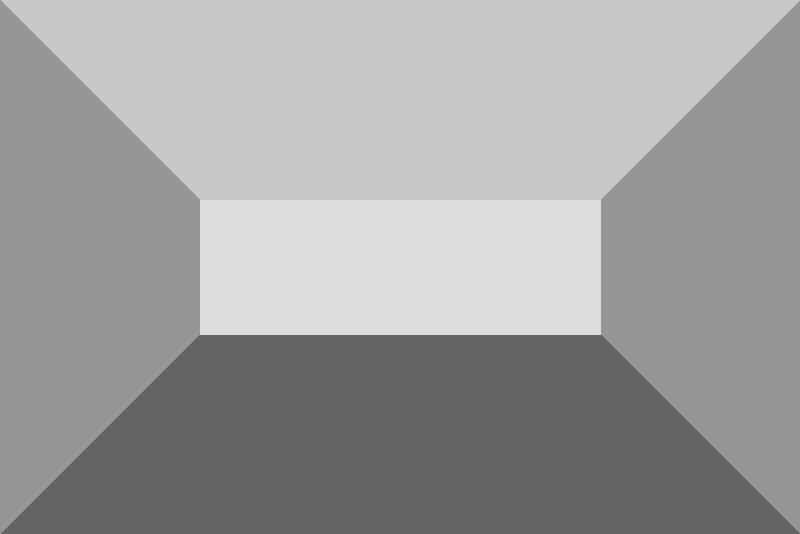
#> input picture tests/fixtures/gen/indoor.jpg, 800 x 534 px, found by its file name
$ python run_smoke.py
#> lines starting #> are read from the running program, lines starting #| are printed output that depends on the picture
### v1/src/core/math_engine.py
import numpy as np


class TransformEngine:
    """
    The core mathematical graphics engine for 3D View Synthesis.
    All transformations are strictly built using NumPy linear algebra operations.
    """

    def __init__(self, width: int, height: int, fov_deg: float = 60.0):
        self.width = width
        self.height = height

        self.cx = (width - 1) / 2.0
        self.cy = (height - 1) / 2.0

        fov_rad = np.radians(fov_deg)
        self.fx = (width / 2.0) / np.tan(fov_rad / 2.0)
        self.fy = self.fx

    @property
    def K(self):
        return np.array([[self.fx, 0, self.cx], [0, self.fy, self.cy], [0, 0, 1]], dtype=np.float32)

    @property
    def K_inv(self):
        # We can optimize inversion since K is triangular
        return np.array(
            [
                [1.0 / self.fx, 0, -self.cx / self.fx],
                [0, 1.0 / self.fy, -self.cy / self.fy],
                [0, 0, 1.0],
            ],
            dtype=np.float32,
        )

    def disparity_to_depth(
        self, d: np.ndarray, z_near: float = 1.0, z_far: float = 4.0
    ) -> np.ndarray:
        """
        Converts normalized disparity (d in [0, 1]) to depth Z.
        Input: d (H, W) array
        Output: Z (H, W) array
        """
        return z_near + (1.0 - d) * (z_far - z_near)

    def unproject_to_3d(self, depth_map: np.ndarray) -> np.ndarray:
        """
        Maps the 2D pixels and Z-depth into a 3D Point Cloud.
        Mathematical Formula: [X, Y, Z]^T = Z * K^-1 * [u, v, 1]^T
        Inputs: depth_map (H, W)
        Outputs: (N, 3) matrix
        """
        H, W = depth_map.shape
        u = np.arange(W)
        v = np.arange(H)
        uu, vv = np.meshgrid(u, v)

        uu_f = uu.flatten().astype(np.float32)
        vv_f = vv.flatten().astype(np.float32)
        zz = depth_map.flatten().astype(np.float32)

        ones = np.ones_like(uu_f)
        uv1 = np.vstack((uu_f, vv_f, ones)).T  # (N, 3)

        normalized_rays = uv1 @ self.K_inv.T
        point_cloud = normalized_rays * zz[:, np.newaxis]
        return point_cloud.astype(np.float32)

    # [46 lines left out: functions get_rotation_matrix, apply_transform, build_homogeneous_transform, not called in this run]

    def project_to_2d(
        self,
        P: np.ndarray,
        colors: np.ndarray,
        z_clip: float = 1e-3,
        splat_gain: float = 1.0,
        s_max: int = 1,
        stride: int = 1,
        Z_ref: float | None = None,
        edge_tau: float = 0.05,
        Z_map_original: np.ndarray | None = None,
        z_near: float = 1.0,
        edge_mode: str = "demote",
    ) -> tuple:
        H, W = self.height, self.width

        edge_flag: np.ndarray | None = None
        if edge_tau is not None and Z_map_original is not None:
            dZ_dx = np.zeros_like(Z_map_original)
            dZ_dy = np.zeros_like(Z_map_original)
            dZ_dx[:, :-1] = np.abs(Z_map_original[:, 1:] - Z_map_original[:, :-1])
            dZ_dy[:-1, :] = np.abs(Z_map_original[1:, :] - Z_map_original[:-1, :])
            g = np.maximum(dZ_dx, dZ_dy) / (Z_map_original + 1e-8)

            mask = (g >= edge_tau).flatten()
            if edge_mode == "drop":
                valid_edges = ~mask
                P = P[valid_edges]
                colors = colors[valid_edges]
            else:
                edge_flag = mask

        Z = P[:, 2]
        valid_z = Z > z_clip
        P = P[valid_z]
        colors = colors[valid_z]
        Z = Z[valid_z]
        if edge_flag is not None:
            edge_flag = edge_flag[valid_z]

        uvw = P @ self.K.T
        u = uvw[:, 0] / Z
        v = uvw[:, 1] / Z

        return self._render_points(
            u, v, Z, colors, H, W, splat_gain, s_max, stride, Z_ref, edge_flag
        )

    # [42 lines left out: function project_orthographic, not called in this run]

    def _render_points(
        self,
        u: np.ndarray,
        v: np.ndarray,
        Z: np.ndarray,
        colors: np.ndarray,
        H: int,
        W: int,
        splat_gain: float,
        s_max: int,
        stride: int,
        Z_ref: float | None,
        edge_flag: np.ndarray | None = None,
    ) -> tuple:
        """
        Vectorized sub-routine for Z-buffering and 2-Pass Fill-Only Adaptive Splatting.
        Quantization logic replaces lexsort with stable single-key argsort for massive perf gains.
        Quantization error bound: (z_max - z_min) / 65535 ~ 4.5e-5 for a depth range of 3.
        """
        if Z_ref is None:
            if len(Z) > 0:
                Z_ref = float(np.median(Z))
            else:
                Z_ref = 1.0

        u_int = np.rint(u).astype(np.int64)
        v_int = np.rint(v).astype(np.int64)

        valid = (u_int >= 0) & (u_int < W) & (v_int >= 0) & (v_int < H)
        u_int, v_int, Z, colors = u_int[valid], v_int[valid], Z[valid], colors[valid]
        if edge_flag is not None:
            edge_flag = edge_flag[valid]

        idx = v_int * W + u_int

        canvas = np.zeros((H * W, 3), dtype=np.uint8)
        depth_buf = np.full(H * W, np.inf, dtype=np.float32)

        if len(Z) == 0:
            return canvas.reshape((H, W, 3)), depth_buf.reshape((H, W))

        def zbuffer_pass(curr_idx, curr_Z, curr_C, target_empty_only=False):
            if len(curr_Z) == 0:
                return
            if target_empty_only:
                empty_mask = np.isinf(depth_buf[curr_idx])
                curr_idx, curr_Z, curr_C = (
                    curr_idx[empty_mask],
                    curr_Z[empty_mask],
                    curr_C[empty_mask],
                )
                if len(curr_Z) == 0:
                    return

            z_min, z_max = curr_Z.min(), curr_Z.max()
            # Prevent div by zero
            z_range = max(float(z_max - z_min), 1e-8)
            z_quant = np.clip((curr_Z - z_min) / z_range * 65535, 0, 65535).astype(np.int64)
            key = curr_idx.astype(np.int64) * 65536 + z_quant
            order = np.argsort(key)  # stable argsort using single integer key

            idx_s = curr_idx[order]
            first = np.ones(idx_s.shape, dtype=bool)
            first[1:] = idx_s[1:] != idx_s[:-1]
            winners = order[first]

            canvas[curr_idx[winners]] = curr_C[winners]
            depth_buf[curr_idx[winners]] = curr_Z[winners]

        # Separate exact points from edge points
        if edge_flag is not None and np.any(edge_flag):
            exact_mask = ~edge_flag
            idx_e = idx[edge_flag]
            Z_e = Z[edge_flag]
            colors_e = colors[edge_flag]

            idx = idx[exact_mask]
            Z = Z[exact_mask]
            colors = colors[exact_mask]
            u_int = u_int[exact_mask]
            v_int = v_int[exact_mask]
        else:
            idx_e, Z_e, colors_e = None, None, None

        # Pass 1: Exact un-splatted points (z-buffer, nearest wins)
        zbuffer_pass(idx, Z, colors, target_empty_only=False)

        # Pass 2: Edge-masked points (demoted, fill empty pixels only)
        if idx_e is not None and len(idx_e) > 0:
            zbuffer_pass(idx_e, Z_e, colors_e, target_empty_only=True)

        # Pass 3: Splatting (Adaptive, Fill-only)
        if s_max > 0:
            # Adaptive Splat Footprint Formula
            s_i = np.clip(np.floor(splat_gain * Z_ref / Z), 0, s_max).astype(np.int32)
            mask = s_i >= 1

            if np.any(mask):
                u_s = u_int[mask]
                v_s = v_int[mask]
                Z_s = Z[mask]
                C_s = colors[mask]
                si_s = s_i[mask]

                u_cands, v_cands, z_cands, c_cands = [], [], [], []
                curr_smax = int(si_s.max())

                # Loop over 3x3 neighbor offsets (constant set of at most 8 shifts)
                for dx in range(-curr_smax, curr_smax + 1):
                    for dy in range(-curr_smax, curr_smax + 1):
                        if dx == 0 and dy == 0:
                            continue
                        m = si_s >= max(abs(dx), abs(dy))
                        if np.any(m):
                            u_cands.append(u_s[m] + dx)
                            v_cands.append(v_s[m] + dy)
                            z_cands.append(Z_s[m])
                            c_cands.append(C_s[m])

                if u_cands:
                    u_c = np.concatenate(u_cands)
                    v_c = np.concatenate(v_cands)
                    Z_c = np.concatenate(z_cands)
                    C_c = np.concatenate(c_cands, axis=0)

                    val_c = (u_c >= 0) & (u_c < W) & (v_c >= 0) & (v_c < H)
                    idx_c = v_c[val_c] * W + u_c[val_c]

                    zbuffer_pass(idx_c, Z_c[val_c], C_c[val_c], target_empty_only=True)

        return canvas.reshape((H, W, 3)), depth_buf.reshape((H, W))

    # [136 lines left out: functions fill_holes_iterative, fill_holes_pyramid, not called in this run]

### v1/tools/run_smoke.py
import os

import numpy as np
from PIL import Image

from src.core.math_engine import TransformEngine


def test_image(img_path, fov_deg=60.0):
    img = Image.open(img_path).convert("RGB")
    img_array = np.array(img)
    H, W, _ = img_array.shape

    # Fake disparity for dummy images
    disparity = np.ones((H, W), dtype=np.float32)

    engine = TransformEngine(W, H, fov_deg=fov_deg)
    Z = engine.disparity_to_depth(disparity, 1.0, 4.0)
    P = engine.unproject_to_3d(Z)

    # Test project_to_2d
    c, d = engine.project_to_2d(
        P,
        img_array.reshape(-1, 3),
        splat_gain=1.0,
        s_max=1,
        edge_tau=0.05,
        Z_map_original=Z,
        edge_mode="demote",
    )

    holes = np.isinf(d).sum() / d.size * 100
    print(f"{os.path.basename(img_path)}: Holes={holes:.2f}%")


if __name__ == "__main__":
    test_image("tests/fixtures/gen/indoor.jpg")
#> in test_image, img is the input picture: PIL image 800x534 RGB; min 86, max 233, mean 158.9
#> in test_image, `Z = engine.disparity_to_depth(disparity, 1.0, 4.0)`: disparity: shape (534, 800) float32; every value is 1
#> in project_to_2d, `dZ_dx[:, :-1] = np.abs(Z_map_original[:, 1:] - Z_map_original[:, :-1])`: dZ_dx: shape (534, 800) float32; every value is 0
#> in zbuffer_pass, `z_min, z_max = curr_Z.min(), curr_Z.max()`: z_min = 1
#> in zbuffer_pass, `z_range = max(float(z_max - z_min), 1e-8)`: z_range = 1e-08
#> in _render_points, `curr_smax = int(si_s.max())`: curr_smax = 1
#> after the loop in _render_points, `for dx in range(-curr_smax, curr_smax + 1):`: c_cands = 8 items
#> in test_image, `holes = np.isinf(d).sum() / d.size * 100`: holes = 0
#| indoor.jpg: Holes=0.00%
    test_image("tests/fixtures/gen/landscape.jpg")
#> call 2 of test_image, with img_path = 'tests/fixtures/gen/landscape.jpg', fov_deg = 60
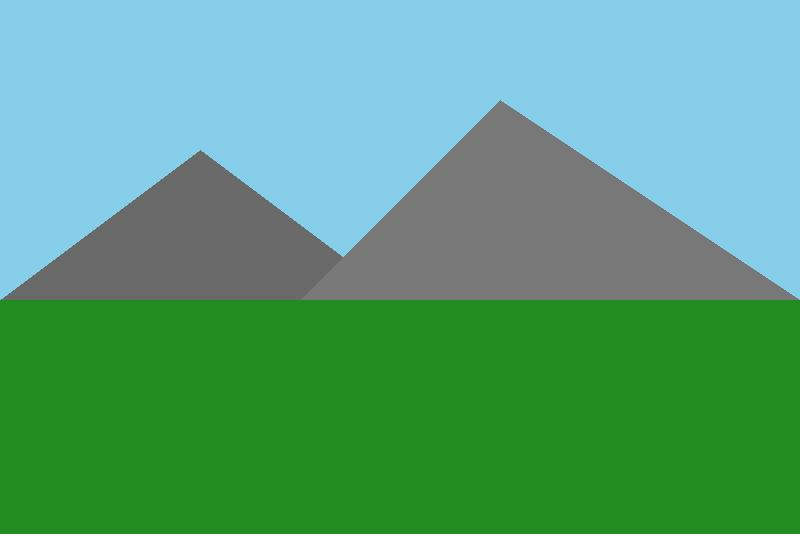
#> input picture tests/fixtures/gen/landscape.jpg, 800 x 534 px, found by its file name
#> in test_image, img is the input picture: PIL image 800x534 RGB; mean R, G, B 87, 160, 124.6
#| landscape.jpg: Holes=0.00%
    test_image("tests/fixtures/gen/closeup.jpg")
#> call 3 of test_image, with img_path = 'tests/fixtures/gen/closeup.jpg', fov_deg = 60
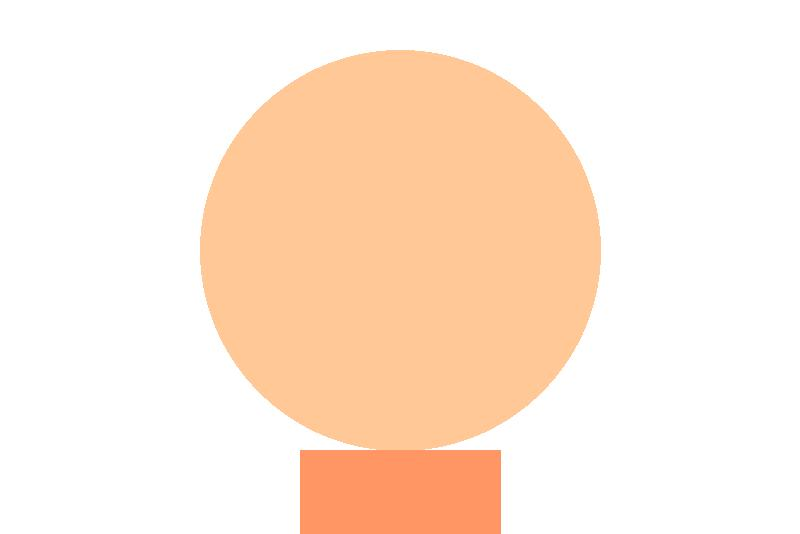
#> input picture tests/fixtures/gen/closeup.jpg, 800 x 534 px, found by its file name
#> in test_image, img is the input picture: PIL image 800x534 RGB; mean R, G, B 254.9, 234.6, 218.1
#| closeup.jpg: Holes=0.00%
